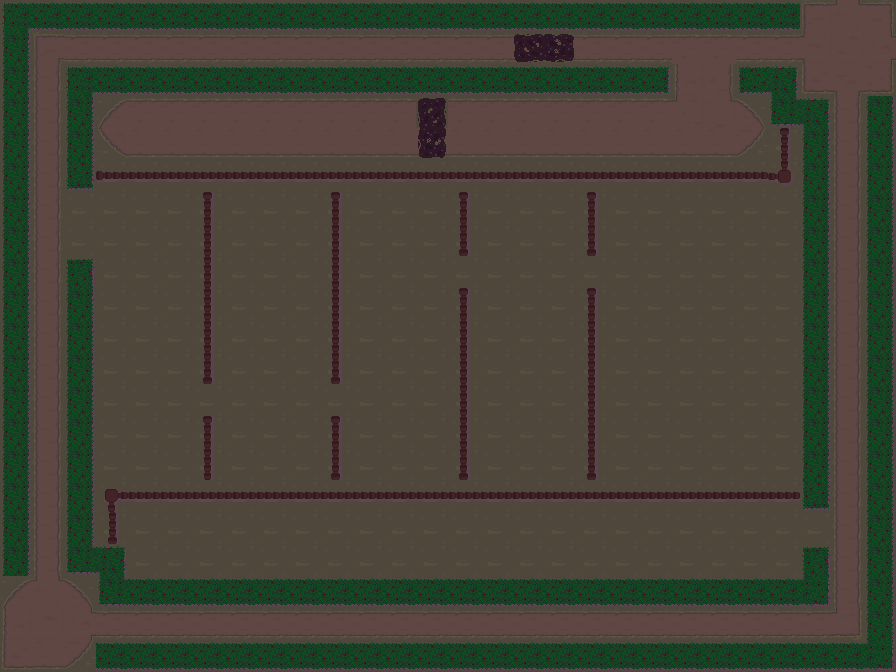

Below is a game level as drawn by its tile map, then a one-line description and the .tmx that defines it (tile-layer data replaced by summaries):
An orthogonal 28x21 tile map with 32x32 px tiles, 3 tile layers (ground, walls, mud) and 42 objects (9x 1, 8x 2, 7x 3, 7x 0, 5x 4, ...).

<map version="1.4" tiledversion="1.4.3" orientation="orthogonal" renderorder="right-down" width="28" height="21" tilewidth="32" tileheight="32" infinite="0" nextlayerid="14" nextobjectid="68">
 <editorsettings>
  <export target="." format="json" />
 </editorsettings>
 <tileset firstgid="1" name="spriteSetBien" tilewidth="32" tileheight="32" tilecount="126" columns="9">
  <image source="sprite_set_night.png" width="288" height="448" />
 </tileset>
 <layer id="2" name="ground" width="28" height="21">
  <data>[588 cells, 588 non-empty, 26 distinct tile ids]</data>
 </layer>
 <layer id="1" name="walls" width="28" height="21">
  <data>[588 cells, 235 non-empty, 21 distinct tile ids]</data>
 </layer>
 <layer id="3" name="mud" width="28" height="21">
  <data>[588 cells, 4 non-empty, 4 distinct tile ids]</data>
 </layer>
 <objectgroup id="13" name="endTrigger">
  <object id="67" x="22" y="592" width="66" height="63" />
 </objectgroup>
 <objectgroup id="4" name="rings">
  <object id="1" type="3" x="336" y="127" rotation="-90" />
  <object id="21" type="2" x="271" y="208" />
  <object id="28" type="1" x="656" y="208" />
  <object id="29" type="2" x="174" y="529" rotation="-90" />
 </objectgroup>
 <objectgroup id="5" name="guards">
  <object id="31" name="0" x="138" y="205">
   <properties>
    <property name="circle" type="bool" value="false" />
   </properties>
  </object>
  <object id="33" name="1" x="265" y="202">
   <properties>
    <property name="circle" type="bool" value="false" />
   </properties>
  </object>
  <object id="34" name="2" x="397" y="206">
   <properties>
    <property name="circle" type="bool" value="false" />
   </properties>
  </object>
  <object id="35" name="3" x="518" y="206">
   <properties>
    <property name="circle" type="bool" value="false" />
   </properties>
  </object>
  <object id="36" name="4" x="705" y="218">
   <properties>
    <property name="circle" type="bool" value="true" />
   </properties>
  </object>
  <object id="37" name="5" x="106" y="103">
   <properties>
    <property name="circle" type="bool" value="false" />
   </properties>
  </object>
 </objectgroup>
 <objectgroup id="6" name="monks" />
 <objectgroup id="7" name="routePoints">
  <object id="38" name="5" x="304" y="102" />
  <object id="39" name="5" x="715.333" y="101.667" />
  <object id="41" name="0" x="121.333" y="176.667" />
  <object id="42" name="0" x="123.333" y="426.667" />
  <object id="48" name="1" x="238.333" y="175.667" />
  <object id="50" name="1" x="248.333" y="434.667" />
  <object id="52" name="1" x="247.333" y="343.667" />
  <object id="53" name="2" x="369.333" y="180.667" width="1" />
  <object id="54" name="2" x="371.333" y="433.667" />
  <object id="55" name="2" x="372.333" y="311.667" />
  <object id="60" name="3" x="503.333" y="431.667" />
  <object id="61" name="3" x="497.333" y="180.667" />
  <object id="62" name="3" x="500.333" y="311.667" />
  <object id="63" name="4" x="603.333" y="183.667" />
  <object id="64" name="4" x="605.333" y="425.667" />
  <object id="65" name="4" x="738.333" y="426.667" />
  <object id="66" name="4" x="726.333" y="187.667" />
 </objectgroup>
 <objectgroup id="8" name="levers">
  <object id="11" name="0" x="512" y="129.333" />
  <object id="26" name="1" x="758" y="449" />
 </objectgroup>
 <objectgroup id="9" name="leverDoors">
  <object id="12" name="0" x="618.667" y="48" rotation="90" />
  <object id="27" name="1" x="241" y="624" rotation="90" />
 </objectgroup>
 <objectgroup id="10" name="plates">
  <object id="7" name="0" x="225.333" y="130.667" />
  <object id="14" name="1" x="172.667" y="216" />
  <object id="18" name="2" x="146" y="454" />
  <object id="24" name="3" x="676" y="535" />
 </objectgroup>
 <objectgroup id="11" name="plateDoors">
  <object id="8" name="0" x="848" y="114.667" />
  <object id="15" name="1" x="818" y="529" rotation="90" />
  <object id="19" name="2" x="208" y="400" rotation="90" />
  <object id="25" name="3" x="464" y="272" rotation="90" />
 </objectgroup>
 <objectgroup id="12" name="boxes">
  <object id="10" x="715.333" y="108.667" />
  <object id="17" x="35.6667" y="456.333" />
 </objectgroup>
</map>
